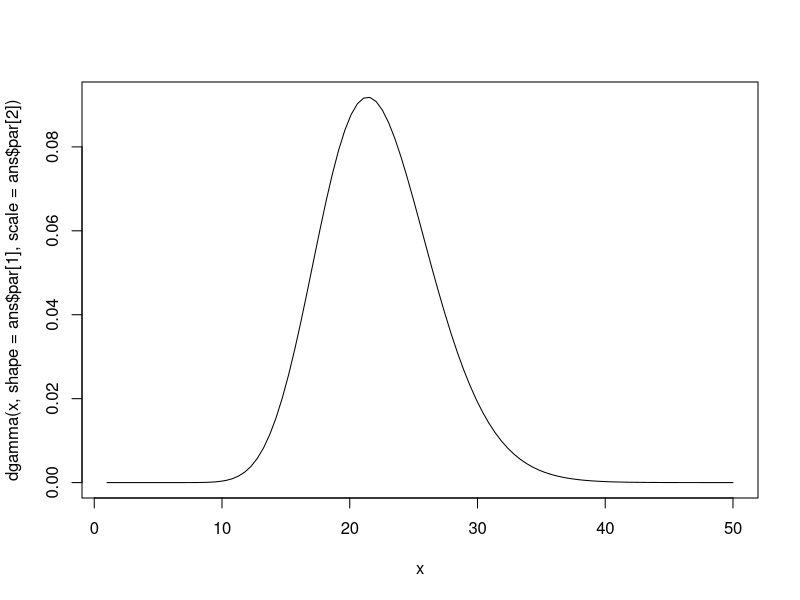

The R source for this figure: (Note: this script raises an error after producing the figure.)
library(here)
library(data.table)
library(ggplot2)
library(readxl)

## ----------------- BMI/thinness -------
## BMI distribution
## 18.5 lower quintile
## 95th obese = 30

## fit gamma distribution to these assumptions:
F <- function(x) (qgamma(0.2,shape=x[1],scale=x[2])-18.5)^2 + (qgamma(0.95,shape=x[1],scale=x[2])-30)^2 #error
(ans <- optim(par=c(2,20),fn=F,method='L-BFGS-B',lower=0.1,upper=100)) #ans:  25.4526201  0.8751584
curve(dgamma(x,shape=ans$par[1],scale=ans$par[2]),from=1,to=50) #check

## now what distribution gives a particular level of thinness?
(m <- ans$par[1]*ans$par[2])
(s <- ans$par[1]*ans$par[2]^2)
xr <- pnorm(-2) #ref point for -2z
bmi2z <- qgamma(xr,shape=ans$par[1],scale=ans$par[2])
pgamma(bmi2z,shape=ans$par[1],scale=ans$par[2]) #prob below in std dist
(pc <- pgamma(bmi2z,shape=ans$par[1],scale=ans$par[2]/1.3)) #EG prob below in std dist

## function to scale this so as to achive thinness proportion
getscale <- function(propthin)uniroot(function(x) propthin-pgamma(bmi2z,shape=ans$par[1],scale=ans$par[2]/x),interval = c(0.5,10))$root
getscale(0.2) #test


## https://academic.oup.com/ije/article/39/1/149/713956?login=false
## 13.8% per unit BMI 13.8% (95% CI 13.4−14.2)
## MGF = E[exp(tX)] = 1/(1-theta*t)^k
alph <- log(1-0.138) #per BMI

## un-normalized RR
unRR <- function(a,k,th) 1/(1-th*a)^k
unRR(alph,ans$par[1],ans$par[2]/1.2) / unRR(alph,ans$par[1],ans$par[2]) #test

getRR <- function(scale) unRR(alph,ans$par[1],ans$par[2]/scale) / unRR(alph,ans$par[1],ans$par[2])
getRR(1.2) #test

TH <- read_excel(here('rawdata/Adolescent Thiness Data.xlsx'))
TH <- as.data.table(TH)
TH <- TH[2:nrow(TH)]
names(TH)[2] <- 'pcthin'
names(TH)[3] <- 'go'
TH[,go:=NULL]

## calculate the RRs from thinness
TH[,RR:=1.0]
for(i in 1:nrow(TH)){
  scl <- getscale(TH$pcthin[i]/1e2)
  TH$RR[i] <- getRR(scl)
}

fwrite(TH,file=here('outdata/thinness.RRs.csv'))

## TODO incorporate uncertainty in alph
